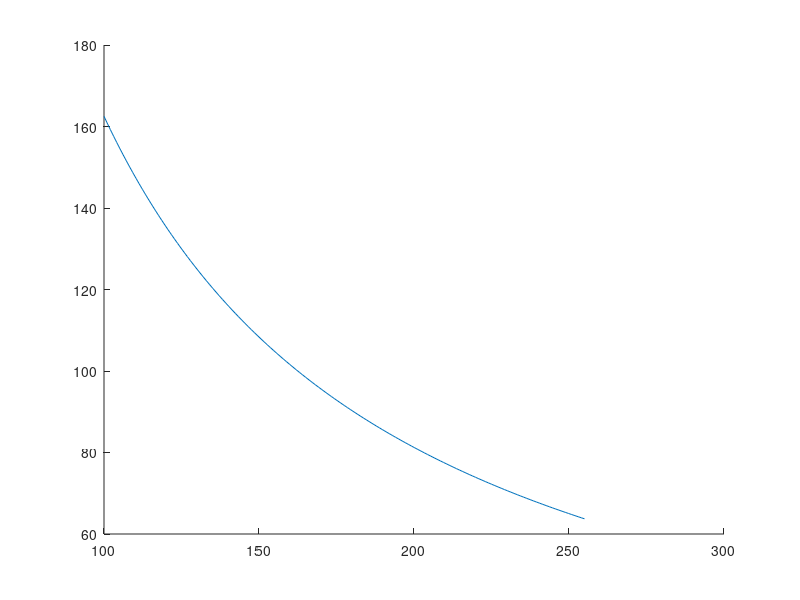

Write the MATLAB code that produced this figure. (Note: this script raises an error after producing the figure.)
%%% Define Possible OPs

clear all
%% Load Circuit Parameters
% 
% build = "HW1";      % Specify build
% buildName = append("Parameters/",build,"_Parameters.m");
% run(buildName)

N = 12/18;
Lk1 = 5e-6;
Lk = Lk1/N^2;

%% 

% Circuit Parameters
Vi = [200:100:800];
Vclamp = Vi.*1/N;
Ts = 1/40e3;

% Control Parameters
phi = 1/4;  % Maximum phaseshift
D_max = 0.85; % Arbitrarily chosen maximum duty cycle

% Output Parameters:
Vo_max = D_max.*Vclamp' % Maximum possible output voltage

for n = 1:length(Vi)
    Vo(n,:) = 100:(Vo_max(n)-100)/150:Vo_max(n);
end

%%
hold on
 for n = 1:length(Vi)
    Io_max(n,:) = (-4*(abs(Vo_max(n)./Vclamp(n)-0.5))+4).*Vi(n).^2./(Lk*N^2)*(1/4-0.5*phi)*((phi)*Ts)./Vo(n,:);

    % Plot
    plot(Vo(n,:),Io_max(n,:));
    ViLgd(n) = "V_{in} =  " + num2str(Vi(n)) + " V";
 end
grid on
ylabel("Maximum Output Current [A]")
ylim([0,15])
yticks([0:1:15])

xlabel("Output Voltage [V]")
xlim([100, 920])
legend(ViLgd,'Location','southeast')

title("Maximum Operating point with Lk = " + num2str(Lk1*1e6) + "\muH")
hold off
